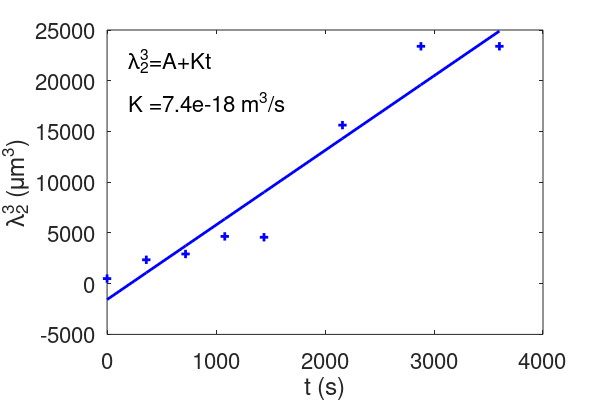
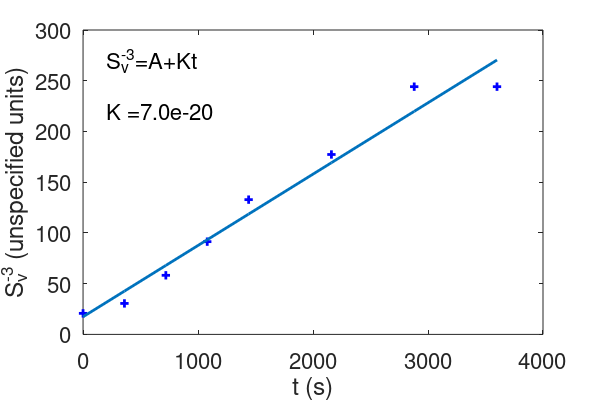
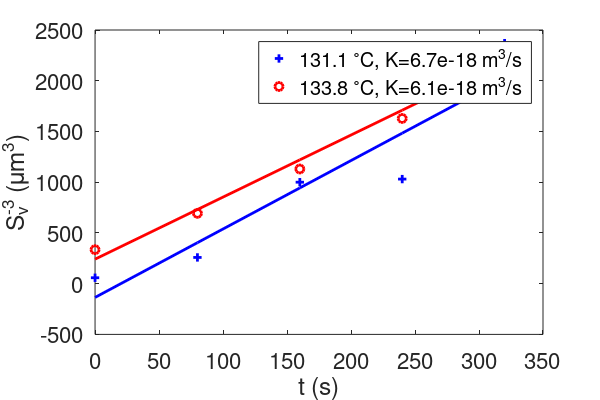

MATLAB code to generate these figures, in order:
%some initialization stuff
clear all
close all
set(0, 'DefaultAxesFontSize', 16);
set(0, 'DefaultTextFontSize', 16);
set(0, 'DefaultLineLineWidth', 2);
set(0, 'DefaultFigurePaperposition',[0 0 6 4])
set(0, 'DefaultFigurePaperSize',[6 4])

%input the data
t=60*[0 6 12 18 24 36 48 60];
l=[7.94 13.3 14.3 16.7 16.6 25 28.6 28.6];
sv=[0.364 0.32 0.258 0.222 0.196 0.178 0.16 0.16];

% create the first plot
plot(t, l.^3, '+b');
hold on
spacingfit=polyfit(t, l.^3, 1); % generates a linear curve fit
plot(t,polyval(spacingfit,t),'b-'); % plots the fit
hold off
xlabel('t (s)')
ylabel('\lambda_{2}^{3} (\mum^{3})')
text(200,2.2e4,'\lambda_{2}^{3}=A+Kt')
ktext=num2str(1e-18*spacingfit(1),'%5.1e');
text(200,1.8e4,['K =' ktext ' m^3/s'])
print(gcf,'-depsc2','../316-2_figures/lab_dendrite_spacing.eps')

% now make the sv plot
figure % creates a new figure window
plot(t, sv.^-3, 'b+');
hold on
svfit=polyfit(t, sv.^(-3),1);
plot(t,polyval(svfit,t))
xlabel('t (s)')
ylabel('S_{v}^{-3} (unspecified units)')
text(200,270,'S_{v}^{-3}=A+Kt')
ktext=num2str(1e-18*svfit(1),'%5.1e');
text(200,220,['K =' ktext])
print(gcf,'-depsc2','../316-2_figures/lab_dendrite_svplot.eps')

% now include another dataset (from Monday PM group)
figure
t=[0 80 160 240 320]; % time in seconds
sv1311=[0.258 0.157 0.10 0.099 0.075];
sv1338=[0.144 0.113 0.096 0.085 0.0756];
plot(t, sv1311.^-3, 'b+', t, sv1338.^-3, 'ro');
svfit1=polyfit(t, sv1311.^(-3),1);
svfit2=polyfit(t, sv1338.^(-3),1);
hold on
plot(t,polyval(svfit1,t),'b-', t, polyval(svfit2,t),'r-')
xlabel('t (s)')
ylabel('S_{v}^{-3} (\mum^{3})')
% now generate legend info
ktext1=num2str(1e-18*svfit1(1),'%5.1e');
ktext2=num2str(1e-18*svfit2(1),'%5.1e');
legendtext{1}=['131.1 ^{\circ}C, K=' ktext1 ' m^{3}/s'];
legendtext{2}=['133.8 ^{\circ}C, K=' ktext2 ' m^{3}/s'];
legend(legendtext,'location','best')
print(gcf,'-depsc2','../316-2_figures/lab_dendrite_svplotv2.eps')
